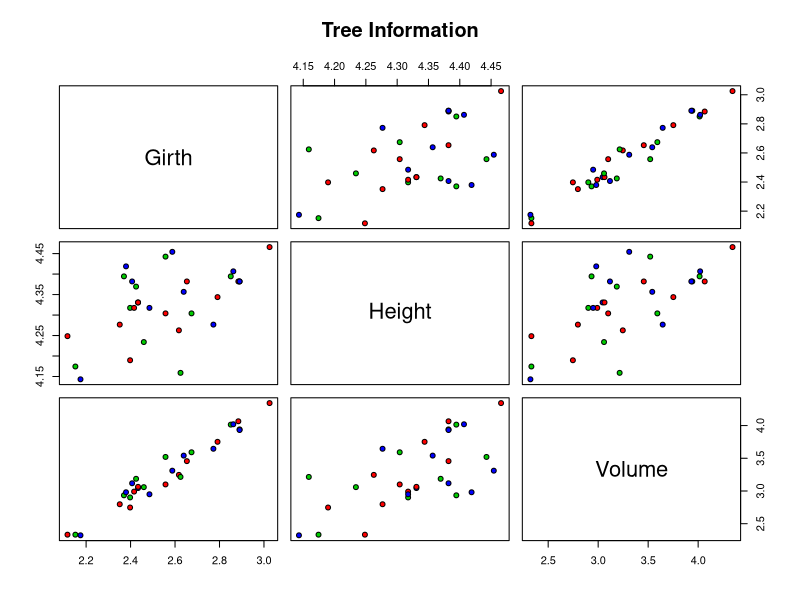

Recreate this plot in R.
## ---- chunk 1
knitr::opts_chunk$set(echo = TRUE, fig.align = "center")
require (datasets)
head(trees)
## ---- chunk 2
pairs(log(trees), main = "Tree Information",
         pch = 21, bg= c("red", "green3", "blue"))
## ---- chunk 3
        cor(log(trees), use = "all.obs",     
        method= "kendall") 
## ---- chunk 4
      sum(is.na(trees))
## ---- chunk 5
      fit <- lm(Volume ~ Girth+Height, data = trees)
      fit
      summary(fit)
## ---- chunk 6
    x.matrix <- model.matrix( ~ Girth+Height, data= trees)
    y.matrix <- trees$Volume
    xtxi <- solve( t(x.matrix) %*% x.matrix)
    beta_hat <- xtxi %*% t(x.matrix) %*% y.matrix
    beta_hat
    
## ---- chunk 7
       data.frame(trees, y_hat = fitted(fit), e = residuals(fit))
      
